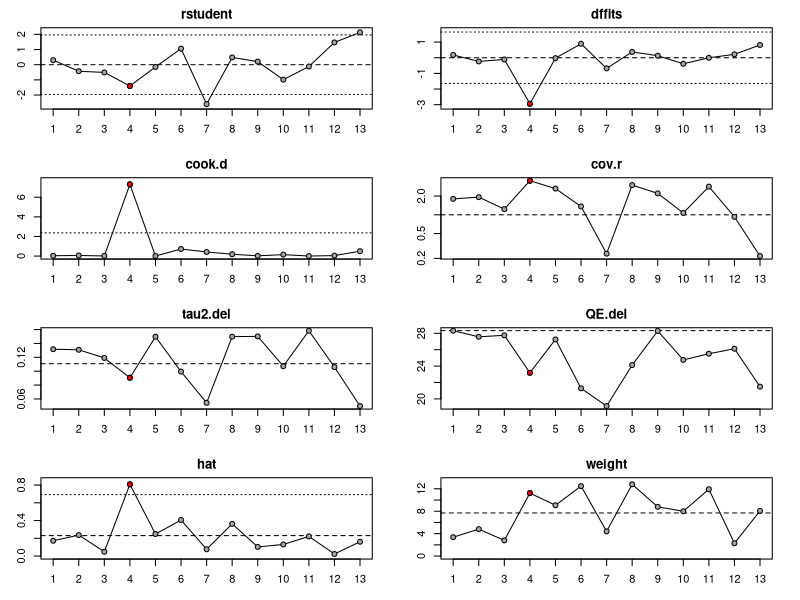

Recreate this plot in R.
library(metafor)


### Name: influence.rma.uni
### Title: Outlier and Influential Case Diagnostics for 'rma.uni' Objects
### Aliases: influence.rma.uni print.infl.rma.uni cooks.distance.rma.uni
###   dfbetas.rma.uni hatvalues.rma.uni
### Keywords: models

### ** Examples

### meta-analysis of the log risk ratios using a mixed-effects model
### with two moderators (absolute latitude and publication year)
res <- rma(measure="RR", ai=tpos, bi=tneg, ci=cpos, di=cneg,
           mods = ~ ablat + year, data=dat.bcg)
influence(res)
plot(influence(res))

cooks.distance(res)
dfbetas(res)
hatvalues(res)
